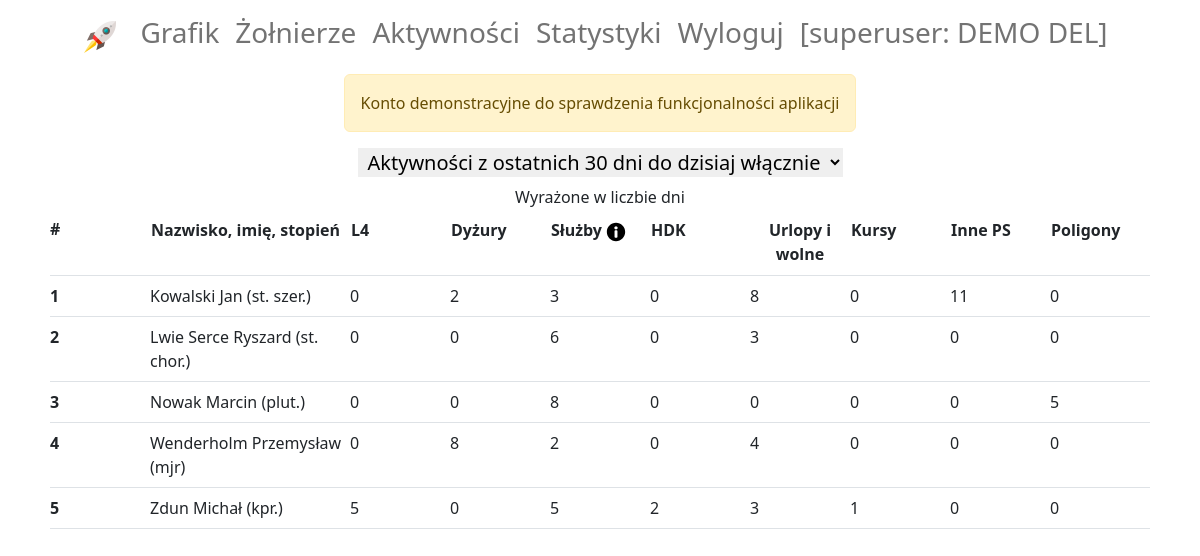
The page /soldiers-statistics/ (signed in) on the database its author committed.
### diagram/models.py (models this page shows, shortened)
class Soldier(models.Model):
    rank = models.CharField(max_length=20, choices=RANKS, verbose_name='stopień')
    first_name = models.CharField(max_length=20, verbose_name='imię')
    last_name = models.CharField(max_length=30, verbose_name='nazwisko')
    subdivision = models.ForeignKey(Subdivision, on_delete=models.SET_NULL, null=True, blank=True,
                                    verbose_name='pododdział')
    demo = models.BooleanField(default=False)

### soldiers_statistics/views.py (the view)
# urls.py: path('', StatisticsView.as_view(), name='statistics'),
class StatisticsView(LoginRequiredMixin, generic.View):
    def get(self, request):
        days_before_param = request.GET.get('days_before', None)
        if days_before_param and days_before_param in ['30', '90', '180', 'all']:
            if days_before_param == 'all':
                days_before_param = 9999
            else:
                days_before_param = int(days_before_param)
            request.session['days_before'] = days_before_param
        days_before = request.session.get('days_before', 90)
        order_key_param = request.GET.get('order_key', None)
        if order_key_param and order_key_param in ['last_name', 'L4', 'Dyżury', 'Służby', 'HDK', 'Urlopy', 'Kursy',
                                                   'PS', 'Poligony']:
            request.session['order_key'] = order_key_param
        order_key = request.session.get('order_key', 'last_name')
        content = [{
            'pk': soldier.pk,
            'rank': soldier.rank,
            'first_name': soldier.first_name,
            'last_name': soldier.last_name,
            'L4': get_days_of_soldier_activity(soldier, ['L4'], days_before),
            'Dyżury': get_days_of_soldier_activity(soldier, ['DYŻUR'], days_before),
            'Służby': get_days_of_soldier_activity(soldier,
                                                   ['SŁ.OF', 'SŁ.POM', 'SŁ.PDF', 'SŁ.DYŻ', 'SŁ.PST', 'SŁ.PKT', 'PA GAR',
                                                    'PA JW', 'OKO'], days_before),
            'HDK': get_days_of_soldier_activity(soldier, ['HDK'], days_before),
            'Urlopy': get_days_of_soldier_activity(soldier,
                                                   ['UR.WYP', 'WOLNE', 'UR.DOD', 'UR.OK', 'UR.OJC', 'UR.WYC', 'UR.SZK'],
                                                   days_before),
            'Kursy': get_days_of_soldier_activity(soldier, ['KURS'], days_before),
            'PS': get_days_of_soldier_activity(soldier, ['PS'], days_before),
            'Poligony': get_days_of_soldier_activity(soldier, ['POLIG'], days_before),
        } for soldier in Soldier.objects.filter(subdivision=request.user.subdivision).order_by('last_name')
        ]
        return render(request, 'soldiers_statistics/statistics.html',
                      context={'statistics': sorted(content, key=lambda x: x[order_key])})

### diagram/functions.py (called while the page is built)
def get_days_of_soldier_activity(soldier, activities_names, days_before):
    start_date = now().date() + datetime.timedelta(days=-days_before)
    end_date = now().date()
    days = 0
    for act in soldier.activity_set.filter(subdivision=soldier.subdivision, name__in=activities_names,
                                           start_date__lte=end_date, end_date__gte=start_date):
        measured_start_date = start_date
        if act.start_date > measured_start_date:
            measured_start_date = act.start_date
        measured_end_date = end_date
        if measured_end_date > act.end_date:
            measured_end_date = act.end_date
        days += (measured_end_date - measured_start_date).days + 1
    return days

### soldiers_statistics/templates/soldiers_statistics/statistics.html (shortened to what this page needs)
{% extends 'account/base.html' %}
{% load crispy_forms_filters %}
{% load static %}
{% block content %}
    <div class="d-flex flex-column align-items-center">
        <form method="get">
            <h5><select name="days_before" style="border: none; text-align: center;"
                        onchange="this.form.submit()">
                <option {% if request.session.days_before == 30 %}selected{% endif %} value="30">
                    Aktywności z ostatnich 30 dni do dzisiaj włącznie
                </option>
            </select></h5>
        </form>
        <table class="table">
            <thead>
            <tr class="d-flex justify-content-center">
                <th class="col col-md-1 px-0" scope="col">#</th>
                <th class="col col-md-2 px-0" scope="col">
                    <form method="get">
                        <button class="btn p-0"><b>{% if request.session.order_key == 'last_name' %}<u>{% endif %}
                            Nazwisko, imię, stopień
                            {% if request.session.order_key == 'last_name' %}</u>{% endif %}</b></button>
                    </form>
                </th>
                <th class="col col-md-1 px-0" scope="col">
                    <form method="get">
                        <button class="btn p-0"><b>{% if request.session.order_key == 'L4' %}<u>{% endif %}
                            L4
                            {% if request.session.order_key == 'last_name' %}</u>{% endif %}</b></button>
                    </form>
                </th>
                <th class="col col-md-1 px-0" scope="col">
                    <form method="get">
                        <button class="btn p-0"><b>{% if request.session.order_key == 'Dyżury' %}<u>{% endif %}
                            Dyżury
                            {% if request.session.order_key == 'Dyżury' %}</u>{% endif %}</b></button>
                    </form>
                </th>
                <th class="col col-md-1 px-0" scope="col">
                    <form method="get">
                        <button class="btn p-0"><b>{% if request.session.order_key == 'Służby' %}<u>{% endif %}
                            Służby <a data-bs-toggle="tooltip" data-bs-title="Uwzględnia również OKO">
                        <img src="{% static 'icons/info.svg' %}" height="20px"/></a>
                            {% if request.session.order_key == 'Służby' %}</u>{% endif %}</b></button>
                    </form>
                </th>
                <th class="col col-md-1 px-0" scope="col">
                    <form method="get">
                        <button class="btn p-0"><b>{% if request.session.order_key == 'HDK' %}<u>{% endif %}
                            HDK
                            {% if request.session.order_key == 'HDK' %}</u>{% endif %}</b></button>
                    </form>
                </th>
                <th class="col col-md-1 px-0" scope="col">
                    <form method="get">
                        <button class="btn p-0"><b>{% if request.session.order_key == 'Urlopy' %}<u>{% endif %}
                            Urlopy i wolne
                            {% if request.session.order_key == 'Urlopy' %}</u>{% endif %}</b></button>
                    </form>
                </th>
                <th class="col col-md-1 px-0" scope="col">
                    <form method="get">
                        <button class="btn p-0"><b>{% if request.session.order_key == 'Kursy' %}<u>{% endif %}
                            Kursy
                            {% if request.session.order_key == 'Kursy' %}</u>{% endif %}</b></button>
                    </form>
                </th>
                <th class="col col-md-1 px-0" scope="col">
                    <form method="get">
                        <button class="btn p-0"><b>{% if request.session.order_key == 'PS' %}<u>{% endif %}
                            Inne PS
                            {% if request.session.order_key == 'PS' %}</u>{% endif %}</b></button>
                    </form>
                </th>
                <th class="col col-md-1 px-0" scope="col">
                    <form method="get">
                        <button class="btn p-0"><b>{% if request.session.order_key == 'Poligony' %}<u>{% endif %}
                            Poligony
                            {% if request.session.order_key == 'Poligony' %}</u>{% endif %}</b></button>
                    </form>
                </th>
            </tr>
            </thead>
            <tbody>
            {% for soldier in statistics %}
                <tr class="d-flex justify-content-center">
                    <th class="col col-md-1 px-0" scope="row">{{ forloop.counter }}</th>
                    <td class="col col-md-2 px-0">
                        <a class="text-decoration-none text-dark" href="{% url 'soldier-detail' soldier.pk %}">
                            {{ soldier.last_name }} {{ soldier.first_name }} ({{ soldier.rank }})</a></td>
                    <td class="col col-md-1 px-0">{{ soldier.L4 }}</td>
                    <td class="col col-md-1 px-0">{{ soldier.Dyżury }}</td>
                    <td class="col col-md-1 px-0">{{ soldier.Służby }}</td>
                    <td class="col col-md-1 px-0">{{ soldier.HDK }}</td>
                    <td class="col col-md-1 px-0">{{ soldier.Urlopy }}</td>
                    <td class="col col-md-1 px-0">{{ soldier.Kursy }}</td>
                    <td class="col col-md-1 px-0">{{ soldier.PS }}</td>
                    <td class="col col-md-1 px-0">{{ soldier.Poligony }}</td>
                </tr>
            {% endfor %}
            </tbody>
        </table>
    </div>
{% endblock %}

### rows shown on the page
Soldier: last_name "Kowalski", first_name "Jan", rank "st. szer."
Soldier: last_name "Lwie Serce", first_name "Ryszard", rank "st. chor."
Soldier: last_name "Nowak", first_name "Marcin", rank "plut."
Soldier: last_name "Wenderholm", first_name "Przemysław", rank "mjr"
Soldier: last_name "Zdun", first_name "Michał", rank "kpr."

### other values the page prints
{{ soldier.L4 }} "0" "0" "0" "0" "5"
{{ soldier.Dyżury }} "2" "0" "0" "8" "0"
{{ soldier.Służby }} "3" "6" "8" "2" "5"
{{ soldier.HDK }} "0" "0" "0" "0" "2"
{{ soldier.Urlopy }} "8" "3" "0" "4" "3"
{{ soldier.Kursy }} "0" "0" "0" "0" "1"
{{ soldier.PS }} "11" "0" "0" "0" "0"
{{ soldier.Poligony }} "0" "0" "5" "0" "0"
